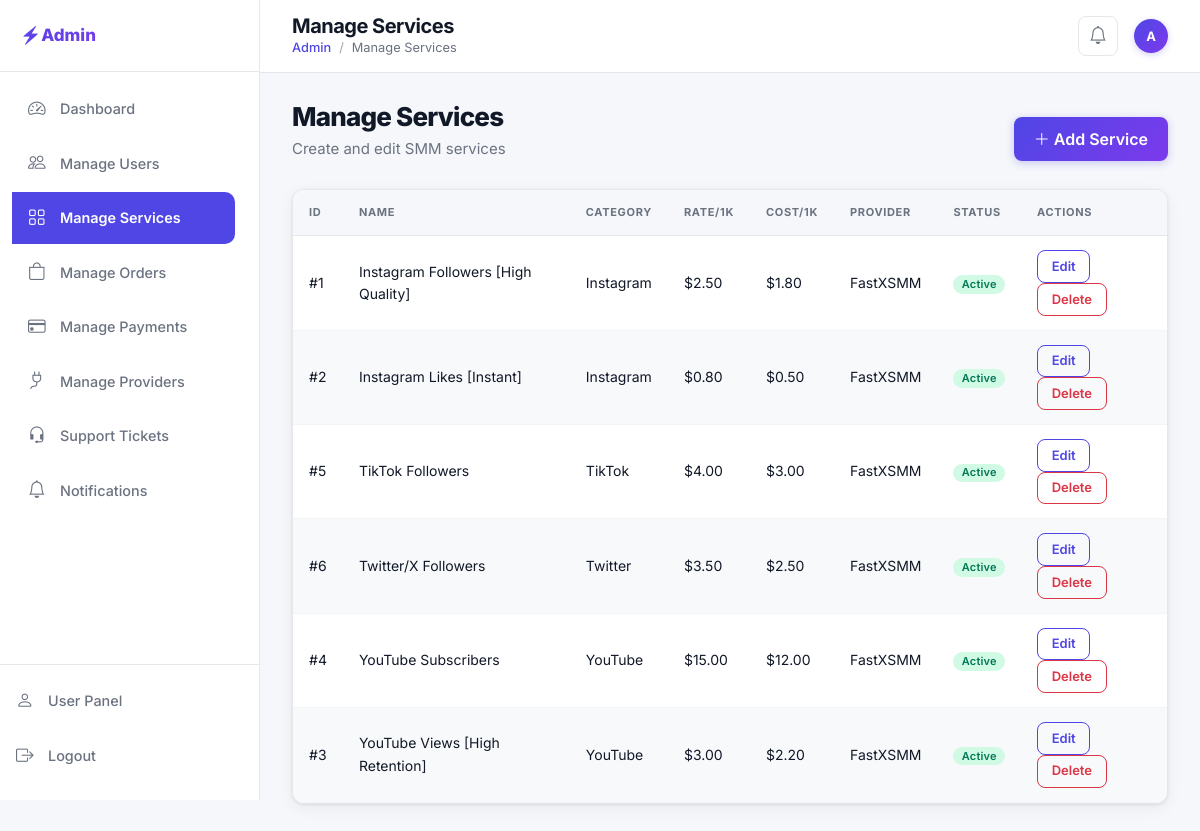
Screenshot of /admin/services.php (signed in) with the database file from the repository.
### tables this page shows
CREATE TABLE IF NOT EXISTS users (
    id INT AUTO_INCREMENT PRIMARY KEY,
    username VARCHAR(50) NOT NULL UNIQUE,
    email VARCHAR(100) NOT NULL UNIQUE,
    password VARCHAR(255) NOT NULL,
    balance DECIMAL(12, 2) NOT NULL DEFAULT 0.00,
    role ENUM('user', 'admin') NOT NULL DEFAULT 'user',
    status ENUM('active', 'suspended') NOT NULL DEFAULT 'active',
    created_at TIMESTAMP DEFAULT CURRENT_TIMESTAMP,
    updated_at TIMESTAMP DEFAULT CURRENT_TIMESTAMP ON UPDATE CURRENT_TIMESTAMP,
    INDEX idx_users_role (role),
    INDEX idx_users_status (status)
);

CREATE TABLE IF NOT EXISTS services (
    id INT AUTO_INCREMENT PRIMARY KEY,
    provider_id INT DEFAULT NULL,
    provider_service_id VARCHAR(50) DEFAULT NULL,
    name VARCHAR(255) NOT NULL,
    category VARCHAR(100) NOT NULL DEFAULT 'General',
    description TEXT,
    rate DECIMAL(12, 4) NOT NULL COMMENT 'Price per 1000 units charged to user',
    cost_rate DECIMAL(12, 4) DEFAULT NULL COMMENT 'Provider cost per 1000 for profit calculation',
    min_quantity INT NOT NULL DEFAULT 100,
    max_quantity INT NOT NULL DEFAULT 100000,
    status ENUM('active', 'inactive') NOT NULL DEFAULT 'active',
    created_at TIMESTAMP DEFAULT CURRENT_TIMESTAMP,
    updated_at TIMESTAMP DEFAULT CURRENT_TIMESTAMP ON UPDATE CURRENT_TIMESTAMP,
    FOREIGN KEY (provider_id) REFERENCES providers(id) ON DELETE SET NULL,
    INDEX idx_services_category (category),
    INDEX idx_services_status (status)
);

CREATE TABLE IF NOT EXISTS providers (
    id INT AUTO_INCREMENT PRIMARY KEY,
    name VARCHAR(100) NOT NULL,
    api_url VARCHAR(255) NOT NULL DEFAULT 'https://fastxsmm.com/api/v2',
    api_key VARCHAR(255) NOT NULL,
    status ENUM('active', 'inactive') NOT NULL DEFAULT 'active',
    created_at TIMESTAMP DEFAULT CURRENT_TIMESTAMP,
    updated_at TIMESTAMP DEFAULT CURRENT_TIMESTAMP ON UPDATE CURRENT_TIMESTAMP
);

### includes/auth.php (called while the page is built, shortened)
<?php
function getCurrentUser(): ?array
{
    $db = getDB();
    $stmt = $db->prepare('SELECT id, username, email, balance, role, status FROM users WHERE id = ? AND status = ?');
    $stmt->execute([$_SESSION['user_id'], 'active']);
    return $stmt->fetch() ?: null;
}
function sanitize(string $input): string
{
    return htmlspecialchars(trim($input), ENT_QUOTES, 'UTF-8');
}

### admin/includes/auth.php (called while the page is built, shortened)
<?php
require_once __DIR__ . '/../../includes/auth.php';
function getAdminUser(): ?array
{
    $user = getCurrentUser();
    return $user;
}

### admin/services.php (the view, shortened to what this page needs)
<?php
require_once __DIR__ . '/includes/auth.php';
$db = getDB();
$services = $db->query("
    SELECT s.*, p.name AS provider_name
    FROM services s
    LEFT JOIN providers p ON s.provider_id = p.id
    ORDER BY s.category, s.name
")->fetchAll();
$pageTitle = 'Manage Services';
require_once __DIR__ . '/includes/header.php';
?>
<div class="page-header d-flex justify-content-between align-items-end">
    <div>
        <h1>Manage Services</h1>
        <p>Create and edit SMM services</p>
    </div>
    <button class="btn btn-accent" data-bs-toggle="modal" data-bs-target="#createService"><i class="bi bi-plus-lg me-1"></i>Add Service</button>
</div>
<div class="card card-smm">
    <div class="card-body p-0">
        <div class="table-responsive">
            <table class="table table-smm table-hover mb-0">
                <thead>
                    <tr>
                        <th>ID</th>
                        <th>Name</th>
                        <th>Category</th>
                        <th>Rate/1K</th>
                        <th>Cost/1K</th>
                        <th>Provider</th>
                        <th>Status</th>
                        <th>Actions</th>
                    </tr>
                </thead>
                <tbody>
                    <?php foreach ($services as $s): ?>
                    <tr>
                        <td>#<?= $s['id'] ?></td>
                        <td><?= sanitize($s['name']) ?></td>
                        <td><?= sanitize($s['category']) ?></td>
                        <td>$<?= number_format((float)$s['rate'], 2) ?></td>
                        <td><?= $s['cost_rate'] ? '$' . number_format((float)$s['cost_rate'], 2) : '—' ?></td>
                        <td><?= sanitize($s['provider_name'] ?? '—') ?></td>
                        <td><span class="badge badge-status badge-status-<?= $s['status'] ?>"><?= ucfirst($s['status']) ?></span></td>
                        <td>
                            <button class="btn btn-action btn-outline-primary btn-sm" data-bs-toggle="modal" data-bs-target="#editService<?= $s['id'] ?>">Edit</button>
                            <form method="POST" class="d-inline" onsubmit="return confirm('Delete this service?')">
                                <button type="submit" class="btn btn-action btn-outline-danger btn-sm">Delete</button>
                            </form>
                        </td>
                    </tr>
                    <?php endforeach; ?>
                </tbody>
            </table>
        </div>
    </div>
</div>
<?php require_once __DIR__ . '/includes/footer.php'; ?>

### admin/includes/header.php (shortened to what this page needs)
<?php
require_once __DIR__ . '/../../includes/notifications.php';
$pageTitle = $pageTitle ?? 'Admin';
$adminUser = getAdminUser();
$current = basename($_SERVER['PHP_SELF']);
$links = [
    'index.php'          => ['Dashboard', 'bi-speedometer2'],
    'users.php'          => ['Manage Users', 'bi-people'],
    'services.php'       => ['Manage Services', 'bi-grid'],
    'orders.php'         => ['Manage Orders', 'bi-bag'],
    'payments.php'       => ['Manage Payments', 'bi-credit-card'],
    'providers.php'      => ['Manage Providers', 'bi-plug'],
    'tickets.php'        => ['Support Tickets', 'bi-headset'],
    'notifications.php'  => ['Notifications', 'bi-bell'],
];
?>
<!DOCTYPE html>
<html lang="en">
<head>
    <link href="https://cdn.jsdelivr.net/npm/bootstrap@5.3.3/dist/css/bootstrap.min.css" rel="stylesheet">
    <link href="https://cdn.jsdelivr.net/npm/bootstrap-icons@1.11.3/font/bootstrap-icons.min.css" rel="stylesheet">
    <link href="<?= SITE_URL ?>/assets/css/style.css" rel="stylesheet">
    <link href="<?= SITE_URL ?>/assets/css/animations.css" rel="stylesheet">
</head>
<body class="anim-body">
<div class="admin-layout">
    <aside class="admin-sidebar admin-sidebar-light">
        <a class="admin-sidebar-brand logo-gradient" href="<?= SITE_URL ?>/admin/index.php">
            <span class="logo-icon">⚡</span> Admin
        </a>
        <nav class="admin-nav py-2">
            <?php foreach ($links as $file => [$label, $icon]):
                $active = ($current === $file || ($file === 'tickets.php' && $current === 'ticket_view.php')) ? 'active' : '';
            ?>
            <a class="admin-nav-link <?= $active ?>" href="<?= SITE_URL ?>/admin/<?= $file ?>">
                <i class="bi <?= $icon ?>"></i><span><?= $label ?></span>
            </a>
            <?php endforeach; ?>
        </nav>
        <div class="admin-sidebar-footer">
            <a class="admin-nav-link" href="<?= SITE_URL ?>/user/dashboard.php"><i class="bi bi-person"></i><span>User Panel</span></a>
            <a class="admin-nav-link" href="<?= SITE_URL ?>/logout.php"><i class="bi bi-box-arrow-right"></i><span>Logout</span></a>
        </div>
    </aside>
    <div class="admin-main">
        <div class="admin-topbar">
            <div>
                <h2 class="admin-page-title mb-0"><?= sanitize($pageTitle) ?></h2>
                <nav aria-label="breadcrumb">
                    <ol class="breadcrumb admin-breadcrumb mb-0">
                        <li class="breadcrumb-item"><a href="<?= SITE_URL ?>/admin/index.php">Admin</a></li>
                        <li class="breadcrumb-item active"><?= sanitize($pageTitle) ?></li>
                    </ol>
                </nav>
            </div>
            <div class="d-flex align-items-center gap-3">
                <?php $currentUser = $adminUser; require dirname(__DIR__, 2) . '/includes/notification_dropdown.php'; ?>
                <span class="profile-avatar"><?= strtoupper(substr($adminUser['username'] ?? 'A', 0, 1)) ?></span>
            </div>
        </div>
        <div class="admin-content">

### assets/css/animations.css (style rules this page uses)
html { scroll-behavior: smooth; }
body.anim-body { opacity: 0; transition: opacity 0.6s ease-in-out; }
body.anim-body.page-entered { opacity: 1; }
.btn { position: relative; overflow: hidden; }

### rows the page displays
users: username "A"
services: id "1", name "Instagram Followers [High Quality]", category "Instagram", rate "2.50", cost_rate "1.80", provider.name "FastXSMM", status "Active"
services: id "2", name "Instagram Likes [Instant]", category "Instagram", rate "0.80", cost_rate "0.50", provider.name "FastXSMM", status "Active"
services: id "5", name "TikTok Followers", category "TikTok", rate "4.00", cost_rate "3.00", provider.name "FastXSMM", status "Active"
services: id "6", name "Twitter/X Followers", category "Twitter", rate "3.50", cost_rate "2.50", provider.name "FastXSMM", status "Active"
services: id "4", name "YouTube Subscribers", category "YouTube", rate "15.00", cost_rate "12.00", provider.name "FastXSMM", status "Active"
services: id "3", name "YouTube Views [High Retention]", category "YouTube", rate "3.00", cost_rate "2.20", provider.name "FastXSMM", status "Active"

### other values shown
$label "Dashboard"
$label "Manage Users"
$label "Manage Services"
$label "Manage Orders"
$label "Manage Payments"
$label "Manage Providers"
$label "Support Tickets"
$label "Notifications"
$pageTitle "Manage Services"
